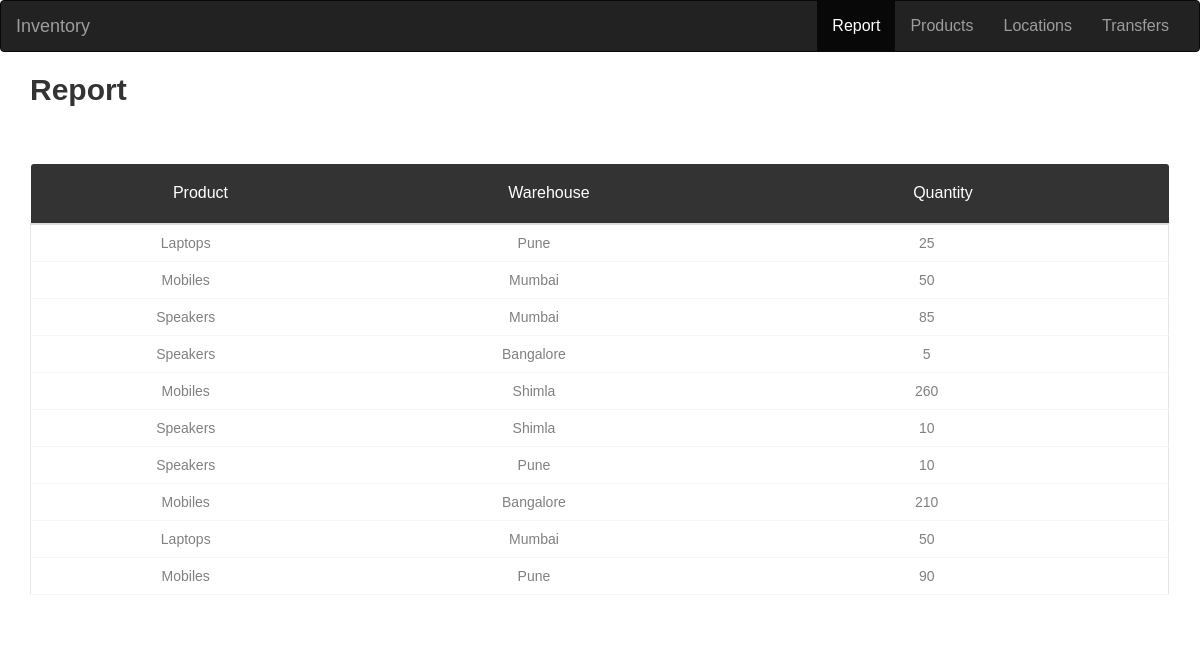
The app's page /, older data.
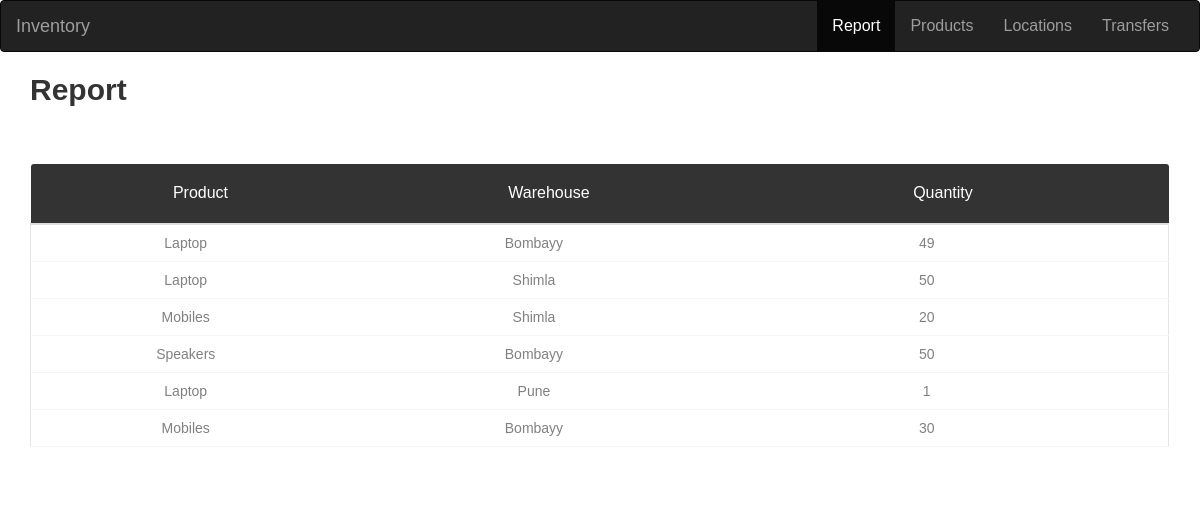
The same page, newer data.
### tables this page shows
CREATE TABLE report (
    p TEXT NOT NULL,
    wh TEXT NOT NULL,
    qty INTEGER NOT NULL
);

### app.py (the view)
@app.route('/')
def index():
    conn = get_db_connection()
    report = conn.execute('SELECT * FROM report').fetchall()
    conn.close()
    return render_template('index.html', report=report)

### app.py (called while the page is built)
def get_db_connection():
    conn = sqlite3.connect('database.db')
    conn.row_factory = sqlite3.Row
    return conn

### templates/index.html (shortened to what this page needs)
{% extends 'base.html' %}
{% block content %}
    <nav class="navbar navbar-inverse">
        <div class="container-fluid">
          <div class="navbar-header">
            <a class="navbar-brand" href="#">Inventory</a>
          </div>
          <ul class="nav navbar-nav" style="float:right">
    <li class="active nav-item"><a href="#">Report</a></li>
    <li><a class="nav-item" href="products">Products</a></li>
    <li><a class="nav-item" href="locationn">Locations</a></li>
    <li><a class="nav-item" href="transfers">Transfers</a></li>
          </ul>
        </div>
      </nav>
      <div class="container">
    <h2>Report</h2>
    <br>
    <div class="row m-t-30">
        <div class="col-md-12">
            <div class="table-responsive m-b-40">
                <table class="table table-borderless table-data3">
                    <thead>
                        <tr>
                            <th style="text-align: center;">Product</th>
                            <th style="text-align: center;">Warehouse</th>
                            <th style="text-align: center;">Quantity</th>
                        </tr>
                    </thead>
                    <tbody>
                        {% for i in report %}
                        <tr>
                            <td style="text-align: center;">{{ i['p'] }}</td>
                            <td style="text-align: center;">{{ i['wh'] }}</td>
                            <td style="text-align: center;">{{ i['qty'] }}</td>
                        </tr>
                        {% endfor %}
                    </tbody>
                </table>
            </div>
        </div>
    </div>
</div>
{% endblock %}

Row changes from the older to the newer data that the page shows:
removed report: p "Laptops", wh "Pune", qty "25"
removed report: p "Speakers", wh "Bangalore", qty "5"
removed report: p "Speakers", wh "Shimla", qty "10"
removed report: p "Speakers", wh "Pune", qty "10"
removed report: p "Mobiles", wh "Bangalore", qty "210"
removed report: p "Laptops", wh "Mumbai", qty "50"
removed report: p "Mobiles", wh "Pune", qty "90"
added report: p "Laptop", wh "Bombayy", qty "49"
added report: p "Laptop", wh "Shimla", qty "50"
changed report (number 3 of 6 on the later page): wh "Mumbai" → "Shimla"; qty "50" → "20"
changed report "Speakers": wh "Mumbai" → "Bombayy"; qty "85" → "50"
added report: p "Laptop", wh "Pune", qty "1"
changed report (number 6 of 6 on the later page): wh "Shimla" → "Bombayy"; qty "260" → "30"
